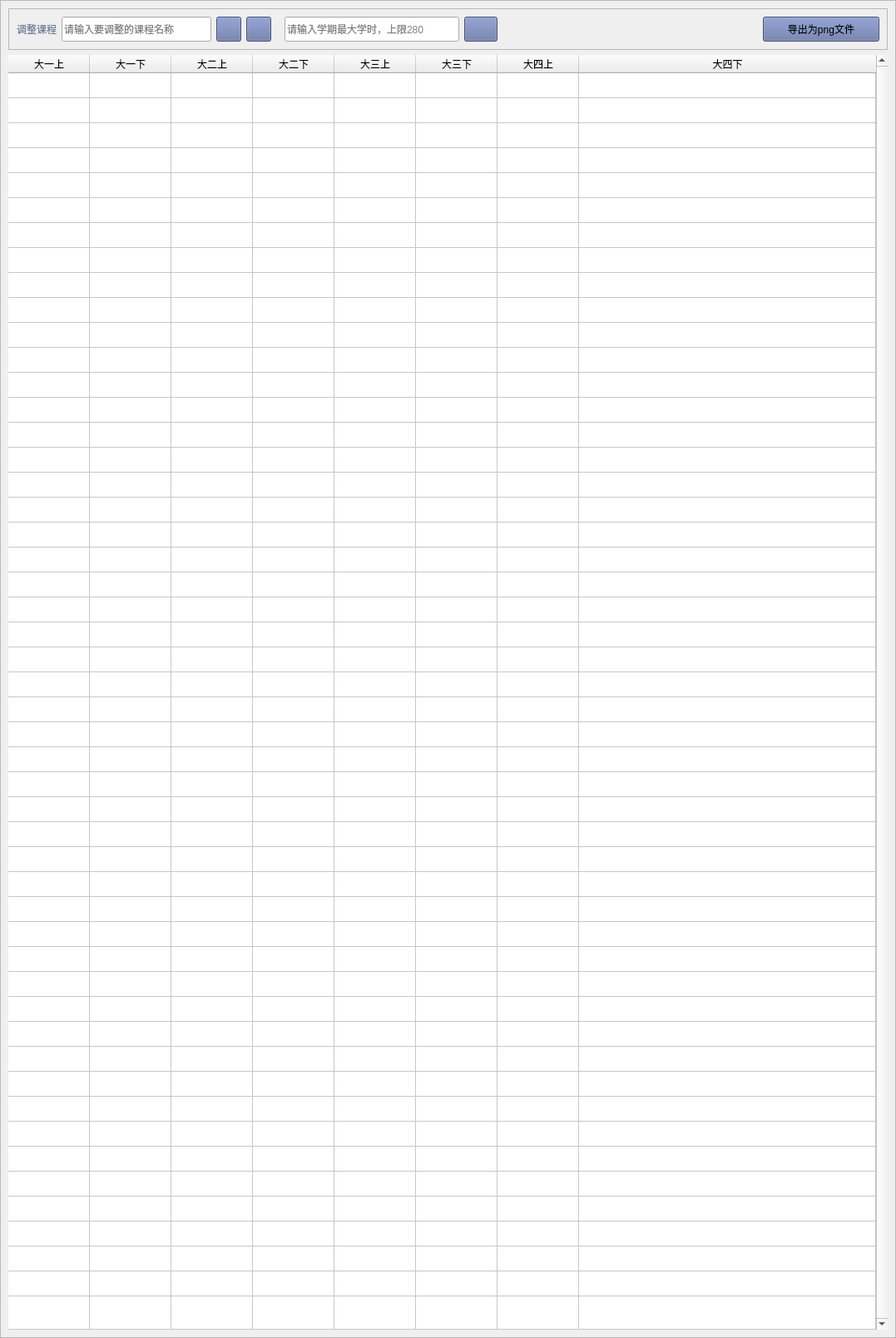
                        <widget class="QWidget" name="page_4">
                         <layout class="QVBoxLayout" name="verticalLayout_17">
                          <property name="spacing">
                           <number>0</number>
                          </property>
                          <property name="leftMargin">
                           <number>0</number>
                          </property>
                          <property name="topMargin">
                           <number>0</number>
                          </property>
                          <property name="rightMargin">
                           <number>0</number>
                          </property>
                          <property name="bottomMargin">
                           <number>0</number>
                          </property>
                          <item>
                           <widget class="QFrame" name="page4All">
                            <property name="frameShape">
                             <enum>QFrame::StyledPanel</enum>
                            </property>
                            <property name="frameShadow">
                             <enum>QFrame::Raised</enum>
                            </property>
                            <layout class="QVBoxLayout" name="verticalLayout_13">
                             <item>
                              <widget class="QFrame" name="page4Up">
                               <property name="sizePolicy">
                                <sizepolicy hsizetype="Preferred" vsizetype="Fixed">
                                 <horstretch>0</horstretch>
                                 <verstretch>0</verstretch>
                                </sizepolicy>
                               </property>
                               <property name="minimumSize">
                                <size>
                                 <width>0</width>
                                 <height>50</height>
                                </size>
                               </property>
                               <property name="maximumSize">
                                <size>
                                 <width>16777215</width>
                                 <height>166666</height>
                                </size>
                               </property>
                               <property name="frameShape">
                                <enum>QFrame::StyledPanel</enum>
                               </property>
                               <property name="frameShadow">
                                <enum>QFrame::Raised</enum>
                               </property>
                               <layout class="QHBoxLayout" name="horizontalLayout_11">
                                <item>
                                 <widget class="QLabel" name="page4AdjustLabel">
                                  <property name="styleSheet">
                                   <string notr="true">color: rgb(113, 126, 149);</string>
                                  </property>
                                  <property name="text">
                                   <string>调整课程</string>
                                  </property>
                                 </widget>
                                </item>
                                <item>
                                 <widget class="QLineEdit" name="page4AdjustLinetext">
                                  <property name="sizePolicy">
                                   <sizepolicy hsizetype="Preferred" vsizetype="Fixed">
                                    <horstretch>0</horstretch>
                                    <verstretch>0</verstretch>
                                   </sizepolicy>
                                  </property>
                                  <property name="minimumSize">
                                   <size>
                                    <width>180</width>
                                    <height>30</height>
                                   </size>
                                  </property>
                                  <property name="styleSheet">
                                   <string notr="true"/>
                                  </property>
                                  <property name="text">
                                   <string/>
                                  </property>
                                  <property name="placeholderText">
                                   <string>请输入要调整的课程名称</string>
                                  </property>
                                 </widget>
                                </item>
                                <item>
                                 <widget class="QPushButton" name="page4LeftBtn">
                                  <property name="minimumSize">
                                   <size>
                                    <width>30</width>
                                    <height>30</height>
                                   </size>
                                  </property>
                                  <property name="maximumSize">
                                   <size>
                                    <width>30</width>
                                    <height>30</height>
                                   </size>
                                  </property>
                                  <property name="font">
                                   <font>
                                    <family>SimHei</family>
                                    <pointsize>10</pointsize>
                                    <italic>false</italic>
                                    <bold>false</bold>
                                   </font>
                                  </property>
                                  <property name="cursor">
                                   <cursorShape>PointingHandCursor</cursorShape>
                                  </property>
                                  <property name="toolTip">
                                   <string>调整到前一学期</string>
                                  </property>
                                  <property name="styleSheet">
                                   <string notr="true">
background-color: #6272a4;</string>
                                  </property>
                                  <property name="text">
                                   <string/>
                                  </property>
                                  <property name="icon">
                                   <iconset resource="resources.qrc">
                                    <normaloff>:/icons/images/icons/cil-caret-left.png</normaloff>:/icons/images/icons/cil-caret-left.png</iconset>
                                  </property>
                                 </widget>
                                </item>
                                <item>
                                 <widget class="QPushButton" name="page4RightBtn">
                                  <property name="minimumSize">
                                   <size>
                                    <width>30</width>
                                    <height>30</height>
                                   </size>
                                  </property>
                                  <property name="maximumSize">
                                   <size>
                                    <width>30</width>
                                    <height>30</height>
                                   </size>
                                  </property>
                                  <property name="font">
                                   <font>
                                    <family>SimHei</family>
                                    <pointsize>10</pointsize>
                                    <italic>false</italic>
                                    <bold>false</bold>
                                   </font>
                                  </property>
                                  <property name="cursor">
                                   <cursorShape>PointingHandCursor</cursorShape>
                                  </property>
                                  <property name="toolTip">
                                   <string>调整到后一学期</string>
                                  </property>
                                  <property name="styleSheet">
                                   <string notr="true">
background-color: #6272a4;</string>
                                  </property>
                                  <property name="text">
                                   <string/>
                                  </property>
                                  <property name="icon">
                                   <iconset resource="resources.qrc">
                                    <normaloff>:/icons/images/icons/cil-caret-right.png</normaloff>:/icons/images/icons/cil-caret-right.png</iconset>
                                  </property>
                                 </widget>
                                </item>
                                <item>
                                 <spacer name="horizontalSpacer_2">
                                  <property name="orientation">
                                   <enum>Qt::Horizontal</enum>
                                  </property>
                                  <property name="sizeType">
                                   <enum>QSizePolicy::Fixed</enum>
                                  </property>
                                  <property name="sizeHint" stdset="0">
                                   <size>
                                    <width>10</width>
                                    <height>20</height>
                                   </size>
                                  </property>
                                 </spacer>
                                </item>
                                <item>
                                 <widget class="QLineEdit" name="page4XueShiLinetext">
                                  <property name="minimumSize">
                                   <size>
                                    <width>210</width>
                                    <height>30</height>
                                   </size>
                                  </property>
                                  <property name="styleSheet">
                                   <string notr="true"/>
                                  </property>
                                  <property name="text">
                                   <string/>
                                  </property>
                                  <property name="placeholderText">
                                   <string>请输入学期最大学时，上限280</string>
                                  </property>
                                 </widget>
                                </item>
                                <item>
                                 <widget class="QPushButton" name="page4XueShiBtn">
                                  <property name="sizePolicy">
                                   <sizepolicy hsizetype="Minimum" vsizetype="Expanding">
                                    <horstretch>0</horstretch>
                                    <verstretch>30</verstretch>
                                   </sizepolicy>
                                  </property>
                                  <property name="minimumSize">
                                   <size>
                                    <width>40</width>
                                    <height>30</height>
                                   </size>
                                  </property>
                                  <property name="cursor">
                                   <cursorShape>PointingHandCursor</cursorShape>
                                  </property>
                                  <property name="styleSheet">
                                   <string notr="true">
background-color: #6272a4;</string>
                                  </property>
                                  <property name="text">
                                   <string/>
                                  </property>
                                  <property name="icon">
                                   <iconset resource="resources.qrc">
                                    <normaloff>:/icons/images/icons/cil-equalizer.png</normaloff>:/icons/images/icons/cil-equalizer.png</iconset>
                                  </property>
                                 </widget>
                                </item>
                                <item>
                                 <spacer name="horizontalSpacer_5">
                                  <property name="orientation">
                                   <enum>Qt::Horizontal</enum>
                                  </property>
                                  <property name="sizeHint" stdset="0">
                                   <size>
                                    <width>313</width>
                                    <height>20</height>
                                   </size>
                                  </property>
                                 </spacer>
                                </item>
                                <item>
                                 <widget class="QPushButton" name="page4PngBtn">
                                  <property name="sizePolicy">
                                   <sizepolicy hsizetype="Minimum" vsizetype="Expanding">
                                    <horstretch>0</horstretch>
                                    <verstretch>30</verstretch>
                                   </sizepolicy>
                                  </property>
                                  <property name="minimumSize">
                                   <size>
                                    <width>140</width>
                                    <height>30</height>
                                   </size>
                                  </property>
                                  <property name="cursor">
                                   <cursorShape>PointingHandCursor</cursorShape>
                                  </property>
                                  <property name="styleSheet">
                                   <string notr="true">
background-color: #6272a4;</string>
                                  </property>
                                  <property name="text">
                                   <string>导出为png文件</string>
                                  </property>
                                  <property name="icon">
                                   <iconset resource="resources.qrc">
                                    <normaloff>:/icons/images/icons/cil-print.png</normaloff>:/icons/images/icons/cil-print.png</iconset>
                                  </property>
                                 </widget>
                                </item>
                               </layout>
                              </widget>
                             </item>
                             <item>
                              <widget class="QTableWidget" name="page4TableWidget">
                               <property name="focusPolicy">
                                <enum>Qt::WheelFocus</enum>
                               </property>
                               <property name="styleSheet">
                                <string notr="true">QTabelWidget:: item::selected
{
	background:rgb(170, 170, 255)
}
</string>
                               </property>
                               <property name="frameShape">
                                <enum>QFrame::NoFrame</enum>
                               </property>
                               <property name="verticalScrollBarPolicy">
                                <enum>Qt::ScrollBarAlwaysOn</enum>
                               </property>
                               <property name="sizeAdjustPolicy">
                                <enum>QAbstractScrollArea::AdjustToContentsOnFirstShow</enum>
                               </property>
                               <property name="autoScroll">
                                <bool>true</bool>
                               </property>
                               <property name="autoScrollMargin">
                                <number>5</number>
                               </property>
                               <property name="editTriggers">
                                <set>QAbstractItemView::NoEditTriggers</set>
                               </property>
                               <property name="tabKeyNavigation">
                                <bool>true</bool>
                               </property>
                               <property name="showDropIndicator" stdset="0">
                                <bool>true</bool>
                               </property>
                               <property name="selectionMode">
                                <enum>QAbstractItemView::SingleSelection</enum>
                               </property>
                               <property name="selectionBehavior">
                                <enum>QAbstractItemView::SelectColumns</enum>
                               </property>
                               <property name="textElideMode">
                                <enum>Qt::ElideRight</enum>
                               </property>
                               <property name="verticalScrollMode">
                                <enum>QAbstractItemView::ScrollPerItem</enum>
                               </property>
                               <property name="rowCount">
                                <number>50</number>
                               </property>
                               <property name="columnCount">
                                <number>8</number>
                               </property>
                               <attribute name="horizontalHeaderVisible">
                                <bool>true</bool>
                               </attribute>
                               <attribute name="horizontalHeaderCascadingSectionResizes">
                                <bool>true</bool>
                               </attribute>
                               <attribute name="horizontalHeaderMinimumSectionSize">
                                <number>35</number>
                               </attribute>
                               <attribute name="horizontalHeaderDefaultSectionSize">
                                <number>98</number>
                               </attribute>
                               <attribute name="horizontalHeaderHighlightSections">
                                <bool>true</bool>
                               </attribute>
                               <attribute name="horizontalHeaderStretchLastSection">
                                <bool>true</bool>
                               </attribute>
                               <attribute name="verticalHeaderVisible">
                                <bool>false</bool>
                               </attribute>
                               <attribute name="verticalHeaderMinimumSectionSize">
                                <number>10</number>
                               </attribute>
                               <attribute name="verticalHeaderDefaultSectionSize">
                                <number>30</number>
                               </attribute>
                               <attribute name="verticalHeaderHighlightSections">
                                <bool>false</bool>
                               </attribute>
                               <attribute name="verticalHeaderShowSortIndicator" stdset="0">
                                <bool>false</bool>
                               </attribute>
                               <attribute name="verticalHeaderStretchLastSection">
                                <bool>true</bool>
                               </attribute>
                               <row>
                                <property name="text">
                                 <string>新建行</string>
                                </property>
                               </row>
                               <row>
                                <property name="text">
                                 <string>新建行</string>
                                </property>
                               </row>
                               <row>
                                <property name="text">
                                 <string>新建行</string>
                                </property>
                               </row>
                               <row>
                                <property name="text">
                                 <string>新建行</string>
                                </property>
                               </row>
                               <row>
                                <property name="text">
                                 <string>新建行</string>
                                </property>
                               </row>
                               <row>
                                <property name="text">
                                 <string>新建行</string>
                                </property>
                               </row>
                               <row>
                                <property name="text">
                                 <string>新建行</string>
                                </property>
                               </row>
                               <row>
                                <property name="text">
                                 <string>新建行</string>
                                </property>
                               </row>
                               <row>
                                <property name="text">
                                 <string>新建行</string>
                                </property>
                               </row>
                               <row>
                                <property name="text">
                                 <string>新建行</string>
                                </property>
                               </row>
                               <row>
                                <property name="text">
                                 <string>新建行</string>
                                </property>
                               </row>
                               <row/>
                               <row/>
                               <row/>
                               <row/>
                               <row/>
                               <row/>
                               <row/>
                               <row/>
                               <row/>
                               <row/>
                               <row/>
                               <row/>
                               <row/>
                               <row/>
                               <row/>
                               <row/>
                               <row/>
                               <row/>
                               <row/>
                               <row/>
                               <row/>
                               <row/>
                               <row/>
                               <row/>
                               <row/>
                               <row/>
                               <row/>
                               <row/>
                               <row/>
                               <row/>
                               <row/>
                               <row/>
                               <row/>
                               <row/>
                               <row/>
                               <row/>
                               <row/>
                               <row/>
                               <row/>
                               <column>
                                <property name="text">
                                 <string>大一上</string>
                                </property>
                               </column>
                               <column>
                                <property name="text">
                                 <string>大一下</string>
                                </property>
                               </column>
                               <column>
                                <property name="text">
                                 <string>大二上</string>
                                </property>
                               </column>
                               <column>
                                <property name="text">
                                 <string>大二下</string>
                                </property>
                               </column>
                               <column>
                                <property name="text">
                                 <string>大三上</string>
                                </property>
                               </column>
                               <column>
                                <property name="text">
                                 <string>大三下</string>
                                </property>
                               </column>
                               <column>
                                <property name="text">
                                 <string>大四上</string>
                                </property>
                               </column>
                               <column>
                                <property name="text">
                                 <string>大四下</string>
                                </property>
                               </column>
                              </widget>
                             </item>
                            </layout>
                           </widget>
                          </item>
                         </layout>
                        </widget>
